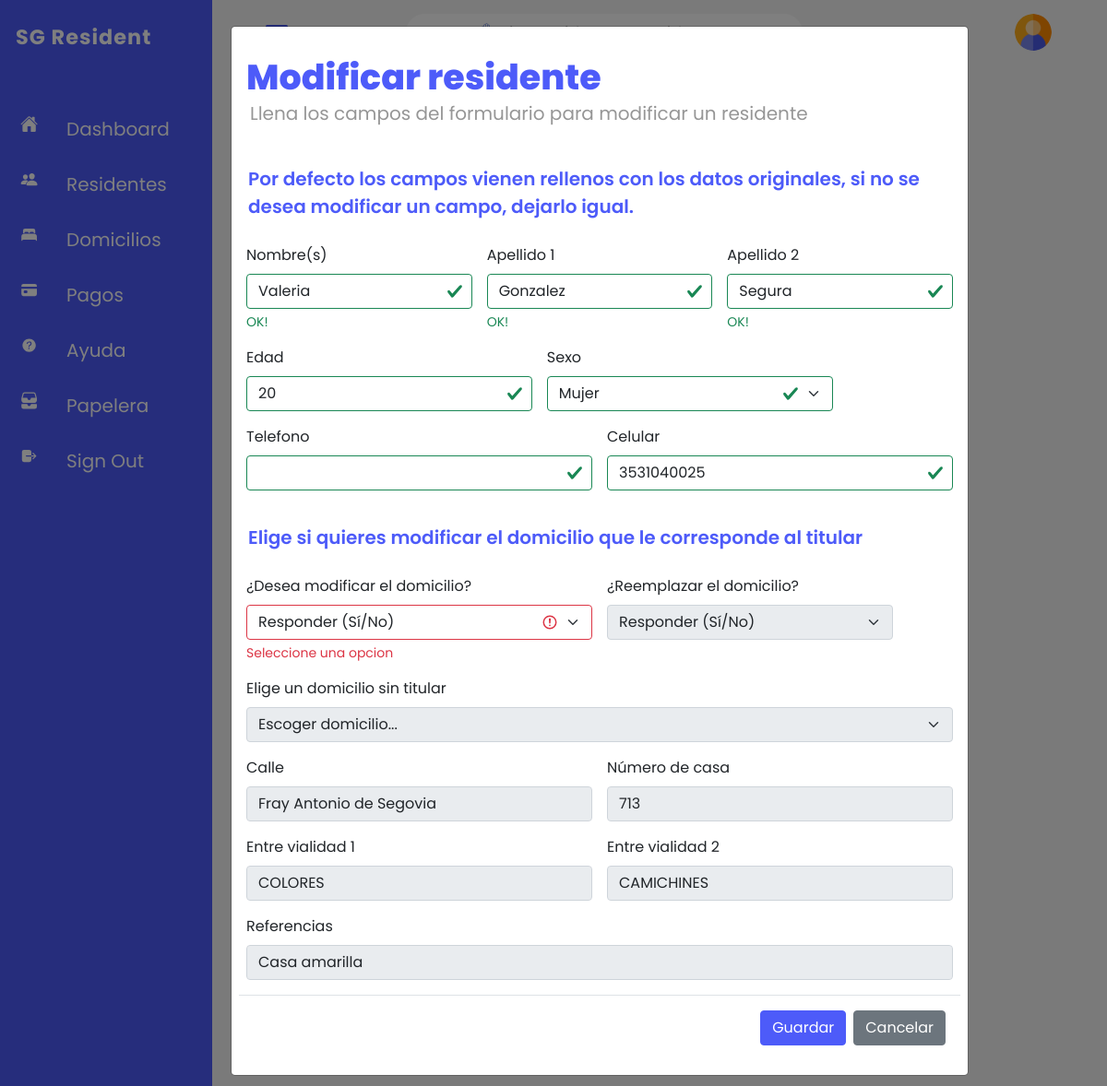
Page /configuraciones/operaciones_residente/mod_res.php?id_=1 on the committed database.
### tables this page shows
CREATE TABLE `titular` (
  `ID_TITULAR` int(11) NOT NULL,
  `NOMBRE` varchar(50) NOT NULL,
  `PR_APELL` varchar(50) NOT NULL,
  `SEG_APELL` varchar(50) NOT NULL,
  `SEXO` varchar(1) DEFAULT NULL,
  `EDAD` int(11) NOT NULL,
  `CELULAR` varchar(25) DEFAULT NULL,
  `TEL_CASA` varchar(25) DEFAULT NULL,
  `INACTIVO` bit(1) DEFAULT b'0'
);

CREATE TABLE `domicilio` (
  `CALLE` varchar(50) NOT NULL,
  `NO_CASA` int(11) NOT NULL,
  `VIALIDAD_1` varchar(50) NOT NULL,
  `VIALIDAD_2` varchar(50) NOT NULL,
  `REFERENCIAS` varchar(50) DEFAULT NULL,
  `ID_TITULAR` int(11) DEFAULT NULL
);

### configuraciones/operaciones_residente/mod_res.php (the view, shortened to what this page needs)
<?php
    include_once '../conexion_bd.php';
    $id = $_GET['id_'];
    $rsT = mysqli_query($conexion, "SELECT * FROM titular WHERE ID_TITULAR = $id");
    $rsD = mysqli_query($conexion, "SELECT * FROM domicilio WHERE ID_TITULAR = $id");
    $titular = mysqli_fetch_array($rsT);
    if(mysqli_num_rows($rsD) > 0)
        $dom = mysqli_fetch_array($rsD);
    else
        $dom = array("NA","NA","NA","NA","NA");
?>
<html>
<head>
    <link rel="stylesheet" type="text/css" href="../../css/bootstrap.min.css">
    <link rel = "stylesheet" href = "../../css/style.css">
    <link rel="stylesheet" href="../../css/modal.css">
</head>
<body>
    <div class="container">
        <div class="main">
        </div>
    </div>
    <div class="modal fade" id="modificar-residente" data-bs-backdrop="static" data-bs-keyboard="false" tabindex="-1" aria-labelledby="staticBackdropLabel" aria-hidden="true">
        <div class="modal-dialog modal-dialog-scrollable">
            <div class="modal-content">
                <div class="modal-header">
                    <div class="h1-modal">
                        <label>Modificar residente</label>
                    </div>
                </div>
                <div class="modal-header" id="indicacion">
                    <label>Llena los campos del formulario para modificar un residente </label>
                </div>
                <div class="modal-body">
                    <form method="POST" class="row g-3 needs-validation was-validated">
                        <div class="modal-header" id="indicacion2">
                            <label>Por defecto los campos vienen rellenos con los datos originales, si no se desea modificar un campo, dejarlo igual.</label>
                        </div>
                        <div class="col-md-4">
                            <label for="nombre_residente" class="form-label">Nombre(s)</label>
                            <input type="text" name="txtNombre" class="form-control" id="nombreresidente" autocomplete="off" value = "<?php echo $titular[1]; ?>" maxlength="50" pattern="[a-zA-Z][a-zA-Z\s]+" title="Letras. Tamaño mínimo: 1. Tamaño máximo: 50.">
                            <div class="valid-feedback">
                                OK!
                            </div>
                        </div>
                        <div class="col-md-4">
                            <label for="apellido_1_residente" class="form-label">Apellido 1</label>
                            <input type="text" name="txtApellido1" class="form-control" id="apellido_1_residente" autocomplete="off" value = "<?php echo $titular[2];?>" maxlength="50" pattern="[A-Za-z]{1,50}" title="Letras. Tamaño mínimo: 1. Tamaño máximo: 50.">
                            <div class="valid-feedback">
                                OK!
                            </div>
                        </div>
                        <div class="col-md-4">
                            <label for="apellido_2_residente" class="form-label">Apellido 2</label>
                            <input type="text" name="txtApellido2" class="form-control" id="apellido_2_residente" autocomplete="off" value = "<?php echo $titular[3];?>" maxlength="50" pattern="[A-Za-z]{1,50}" title="Letras. Tamaño mínimo: 1. Tamaño máximo: 50.">
                            <div class="valid-feedback">
                                OK!
                            </div>
                        </div>
                        <div class="col-md-5">
                            <label for="edad" class="form-label">Edad</label>
                            <div class="input-group has-validation">
                                <input type="number" name="txtEdad" min = 0 class="form-control" id="edad" aria-describedby="inputGroupPrepend" autocomplete="off" minlength="3" pattern="[0-9+]" title="Numeros de 0 a 9."
                                        autocomplete="off" value = "<?php echo $titular[5];?>">
                            </div>
                        </div>
                        <div class="col-md-5">
                            <label for="sexo" class="form-label">Sexo</label>
                            <select name="selSexo" class="form-select" id="sexo">
                                <?php
                                    if($titular[4] == "M"){
                                        echo "<option value='M' selected>Mujer</option>";
                                    }else if($titular[4] == "H"){
                                        echo "<option value='M'>Mujer</option>";
                                        echo "<option value='H' selected>Hombre</option>";
                                        echo "<option value='O'>Otro</option>";
                                    }
                                    else{
                                        echo "<option value='M'>Mujer</option>";
                                        echo "<option value='H'>Hombre</option>";
                                        echo "<option value='O' selected>Otro</option>";
                                    }
                                ?>
                            </select>
                        </div>
                        <div class="col-md-6">
                            <label for="telefono" class="form-label">Telefono</label>
                            <input type="text" name="txtTelefono" class="form-control" id="telefono" autocomplete="off" value = "<?php echo $titular[7]; ?>" minlength="10" maxlength="25" pattern="^[0-9]+" title="Numeros de 0 a 9. Tamaño máximo: 25 digitos">
                        </div>
                        <div class="col-md-6">
                            <label for="celular" class="form-label">Celular</label>
                            <input type="text" name="txtCelular" class="form-control" id="celular" type="number" autocomplete="off" value = "<?php echo $titular[6];?>" minlength="10" maxlength="25" pattern="^[0-9]+" title="Numeros de 0 a 9. Tamaño máximo: 25 digitos">
                        </div>
                        <div class="modal-header" id="indicacion2">
                            <label>Elige si quieres modificar el domicilio que le corresponde al titular</label>
                        </div>
                        <div class="col-md-6">
                            <label for="mod-dom" class="form-label">¿Desea modificar el domicilio?</label>
                            <select class="form-select" required id = "mod-dom" name="mod-dom" onchange="if(this.value=='No') {document.getElementById('existe-dom').disabled = true, document.getElementById('domicilio').disabled = true , document.getElementById('numerocasa').disabled = true , document.getElementById('entrevialidad1').disabled = true,
                                                                                                          document.getElementById('entrevialidad2').disabled = true, document.getElementById('referencias').disabled = true, document.getElementById('selDom').disabled = true} else
                                                                                                            {document.getElementById('existe-dom').disabled = false}">
                                <option selected="" disabled="" value="">Responder (Sí/No)</option>
                            </select>
                            <div class="invalid-feedback">
                                Seleccione una opcion
                            </div>
                        </div>
                        <div class="col-md-5">
                            <label for="existe-dom" class="form-label">¿Reemplazar el domicilio?</label>
                            <select disabled class="form-select" id= "existe-dom" required name="existe-dom" onchange="if(this.value=='No') {document.getElementById('domicilio').disabled = false , document.getElementById('numerocasa').disabled = false , document.getElementById('entrevialidad1').disabled = false,
                                                                                                          document.getElementById('entrevialidad2').disabled = false, document.getElementById('referencias').disabled = false, document.getElementById('selDom').disabled = true} else
                                                                                                            {document.getElementById('domicilio').disabled = true , document.getElementById('numerocasa').disabled = true , document.getElementById('entrevialidad1').disabled = true,
                                                                                                          document.getElementById('entrevialidad2').disabled = true, document.getElementById('referencias').disabled = true, document.getElementById('selDom').disabled = false}">
                                <option selected="" disabled="" value="">Responder (Sí/No)</option>
                            </select>
                        </div>
                        <div class="col-12">
                            <label for="selDom" class="form-label">Elige un domicilio sin titular</label>
                            <select name="selDom" class="form-select" id="selDom" required disabled>
                                <option selected="" disabled="" value="">Escoger domicilio...</option>
                            </select>
                        </div>
                        <div class="col-md-6">
                            <label for="domicilio" class="form-label">Calle</label>
                            <input type="text" name="txtDomicilio" class="form-control" id="domicilio" maxlength="50" pattern="[a-zA-Z][a-zA-Z\s]+" title="Letras. Tamaño mínimo: 1. Tamaño máximo: 50."  autocomplete="off" disabled value = "<?php echo $dom[0]; ?>">
                        </div>
                        <div class="col-md-6">
                            <label for="numero_casa" class="form-label">Número de casa</label>
                            <input type="text" name="txtNoCasa" class="form-control" id="numerocasa" autocomplete="off" disabled pattern="^[0-9]+" title="Numeros de 0 a 9." value = "<?php echo $dom[1]; ?>">
                        </div>
                        <div class="col-md-6">
                            <label for="entrevialidad_1" class="form-label">Entre vialidad 1</label>
                            <input type="text" name="txtVialidad1" class="form-control" id="entrevialidad1" autocomplete="off" disabled value = "<?php echo $dom[2]; ?>" maxlength="50" pattern="[a-zA-Z][a-zA-Z\s]+" title="Letras. Tamaño mínimo: 1. Tamaño máximo: 50.">
                        </div>
                        <div class="col-md-6">
                            <label for="entrevialidad_2" class="form-label">Entre vialidad 2</label>
                            <input type="text" name="txtVialidad2" class="form-control" id="entrevialidad2" autocomplete="off" disabled value = "<?php echo $dom[3]; ?>" maxlength="50" pattern="[a-zA-Z][a-zA-Z\s]+" title="Letras. Tamaño mínimo: 1. Tamaño máximo: 50.">
                        </div>
                        <div class="col-12">
                            <label for="referencias" class="form-label">Referencias</label>
                            <input type="text" name="txtReferencias" class="form-control" id="referencias" autocomplete="off" disabled value = "<?php echo $dom[4]; ?>" pattern="[a-zA-Z][a-zA-Z\s.,]+" title="Letras. Tamaño mínimo: 1. Tamaño máximo: 50.">
                        </div>
                        <div class="modal-footer">
                            <button class="btn btn-primary" name="btn-resi-mod" type="submit" onclick='return modificar()'>Guardar</button>
                            <a href = "../../secciones/vista_res.php">
                                <button type="button" class="btn btn-secondary" data-bs-dismiss="modal">Cancelar</button>
                            </a>
                        </div>
                    </form>
                </div>
            </div>
        </div>
    </div>
</body>
</html>

### rows in the picture
titular: txtNombre "Valeria", txtApellido1 "Gonzalez", txtApellido2 "Segura", txtEdad "20", selSexo "Mujer", txtCelular "3531040025"
domicilio: txtDomicilio "Fray Antonio de Segovia", txtNoCasa "713", txtVialidad1 "COLORES", txtVialidad2 "CAMICHINES", txtReferencias "Casa amarilla"
